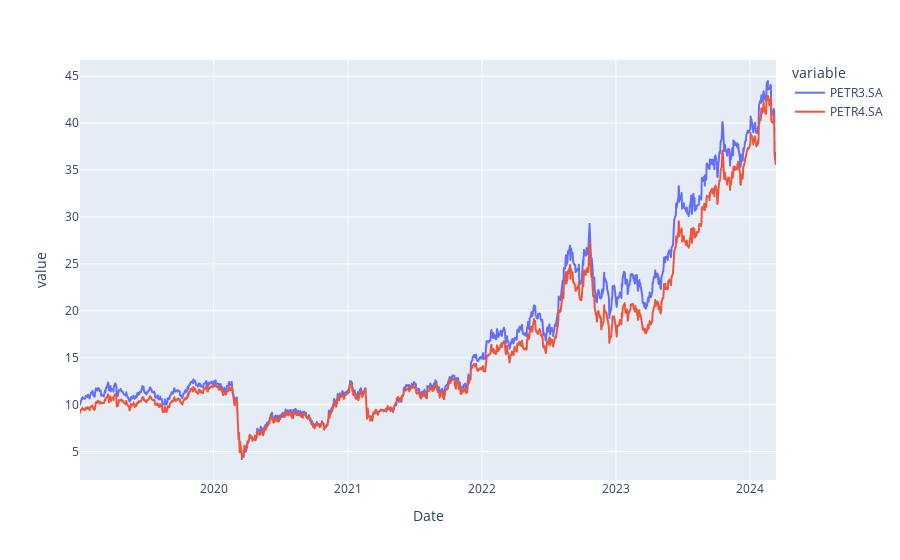

The code cell stored with this chart in its notebook:
### Code cell
# Construção do Gráfico
import plotly.express as px

graf = px.line(tabela, y = ['PETR3.SA', 'PETR4.SA'])
display(graf)

### Figure 1 — Plotly figure (JSON) as saved in the notebook; plotly's stock layout.template omitted (floating-point values rounded to 4 significant figures; data arrays with more than 128 entries replaced by an {"elided": "..."} marker saying what was removed)
{"data": [{"hovertemplate": "variable=PETR3.SA<br>Date=%{x}<br>value=%{y}<extra></extra>", "legendgroup": "PETR3.SA", "line": {"color": "#636efa", "dash": "solid"}, "marker": {"symbol": "circle"}, "mode": "lines", "name": "PETR3.SA", "showlegend": true, "type": "scattergl", "x": {"elided": "1290 str values"}, "xaxis": "x", "y": {"elided": "1290 float values"}, "yaxis": "y"}, {"hovertemplate": "variable=PETR4.SA<br>Date=%{x}<br>value=%{y}<extra></extra>", "legendgroup": "PETR4.SA", "line": {"color": "#EF553B", "dash": "solid"}, "marker": {"symbol": "circle"}, "mode": "lines", "name": "PETR4.SA", "showlegend": true, "type": "scattergl", "x": {"elided": "1290 str values"}, "xaxis": "x", "y": {"elided": "1290 float values"}, "yaxis": "y"}], "layout": {"legend": {"title": {"text": "variable"}, "tracegroupgap": 0}, "margin": {"t": 60}, "xaxis": {"anchor": "y", "domain": [0, 1], "title": {"text": "Date"}}, "yaxis": {"anchor": "x", "domain": [0, 1], "title": {"text": "value"}}}}
